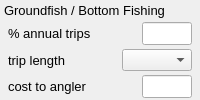
           <widget class="QWidget" native="1" name="widget_16" >
            <layout class="QVBoxLayout" name="verticalLayout_4" >
             <property name="spacing" >
              <number>4</number>
             </property>
             <property name="leftMargin" >
              <number>4</number>
             </property>
             <property name="topMargin" >
              <number>2</number>
             </property>
             <property name="rightMargin" >
              <number>4</number>
             </property>
             <property name="bottomMargin" >
              <number>2</number>
             </property>
             <item>
              <widget class="QLabel" name="label_16" >
               <property name="font" >
                <font>
                 <pointsize>10</pointsize>
                </font>
               </property>
               <property name="text" >
                <string>Groundfish / Bottom Fishing</string>
               </property>
              </widget>
             </item>
             <item>
              <widget class="QWidget" native="1" name="widget_17" >
               <layout class="QHBoxLayout" name="horizontalLayout_13" >
                <property name="spacing" >
                 <number>4</number>
                </property>
                <property name="leftMargin" >
                 <number>4</number>
                </property>
                <property name="topMargin" >
                 <number>0</number>
                </property>
                <property name="rightMargin" >
                 <number>4</number>
                </property>
                <property name="bottomMargin" >
                 <number>0</number>
                </property>
                <item>
                 <widget class="QLabel" name="label_17" >
                  <property name="font" >
                   <font>
                    <pointsize>10</pointsize>
                   </font>
                  </property>
                  <property name="text" >
                   <string>% annual trips</string>
                  </property>
                 </widget>
                </item>
                <item>
                 <spacer name="horizontalSpacer_3" >
                  <property name="orientation" >
                   <enum>Qt::Horizontal</enum>
                  </property>
                  <property name="sizeHint" stdset="0" >
                   <size>
                    <width>40</width>
                    <height>20</height>
                   </size>
                  </property>
                 </spacer>
                </item>
                <item>
                 <widget class="QLineEdit" name="cpfv_target_groundfish" >
                  <property name="maximumSize" >
                   <size>
                    <width>50</width>
                    <height>16777215</height>
                   </size>
                  </property>
                  <property name="font" >
                   <font>
                    <pointsize>10</pointsize>
                   </font>
                  </property>
                 </widget>
                </item>
               </layout>
              </widget>
             </item>
             <item>
              <widget class="QWidget" native="1" name="widget_18" >
               <layout class="QHBoxLayout" name="horizontalLayout_14" >
                <property name="spacing" >
                 <number>4</number>
                </property>
                <property name="leftMargin" >
                 <number>4</number>
                </property>
                <property name="topMargin" >
                 <number>0</number>
                </property>
                <property name="rightMargin" >
                 <number>4</number>
                </property>
                <property name="bottomMargin" >
                 <number>0</number>
                </property>
                <item>
                 <widget class="QLabel" name="label_18" >
                  <property name="font" >
                   <font>
                    <pointsize>10</pointsize>
                   </font>
                  </property>
                  <property name="text" >
                   <string>trip length</string>
                  </property>
                 </widget>
                </item>
                <item>
                 <spacer name="horizontalSpacer_3" >
                  <property name="orientation" >
                   <enum>Qt::Horizontal</enum>
                  </property>
                  <property name="sizeHint" stdset="0" >
                   <size>
                    <width>40</width>
                    <height>20</height>
                   </size>
                  </property>
                 </spacer>
                </item>
                <item>
                 <widget class="QComboBox" name="cpfv_tlen_combo_groundfish" >
                  <item>
                   <property name="text" >
                    <string/>
                   </property>
                  </item>
                  <item>
                   <property name="text" >
                    <string>1/2 day</string>
                   </property>
                  </item>
                  <item>
                   <property name="text" >
                    <string>3/4 day</string>
                   </property>
                  </item>
                  <item>
                   <property name="text" >
                    <string>1 day</string>
                   </property>
                  </item>
                  <item>
                   <property name="text" >
                    <string>> 1 day</string>
                   </property>
                  </item>
                 </widget>
                </item>
               </layout>
              </widget>
             </item>
             <item>
              <widget class="QWidget" native="1" name="widget_19" >
               <layout class="QHBoxLayout" name="horizontalLayout_15" >
                <property name="spacing" >
                 <number>4</number>
                </property>
                <property name="leftMargin" >
                 <number>4</number>
                </property>
                <property name="topMargin" >
                 <number>0</number>
                </property>
                <property name="rightMargin" >
                 <number>4</number>
                </property>
                <property name="bottomMargin" >
                 <number>0</number>
                </property>
                <item>
                 <widget class="QLabel" name="label_19" >
                  <property name="font" >
                   <font>
                    <pointsize>10</pointsize>
                   </font>
                  </property>
                  <property name="text" >
                   <string>cost to angler</string>
                  </property>
                 </widget>
                </item>
                <item>
                 <spacer name="horizontalSpacer_3" >
                  <property name="orientation" >
                   <enum>Qt::Horizontal</enum>
                  </property>
                  <property name="sizeHint" stdset="0" >
                   <size>
                    <width>40</width>
                    <height>20</height>
                   </size>
                  </property>
                 </spacer>
                </item>
                <item>
                 <widget class="QLineEdit" name="cpfv_angler_cost_groundfish" >
                  <property name="maximumSize" >
                   <size>
                    <width>50</width>
                    <height>16777215</height>
                   </size>
                  </property>
                  <property name="font" >
                   <font>
                    <pointsize>10</pointsize>
                   </font>
                  </property>
                 </widget>
                </item>
               </layout>
              </widget>
             </item>
            </layout>
           </widget>
